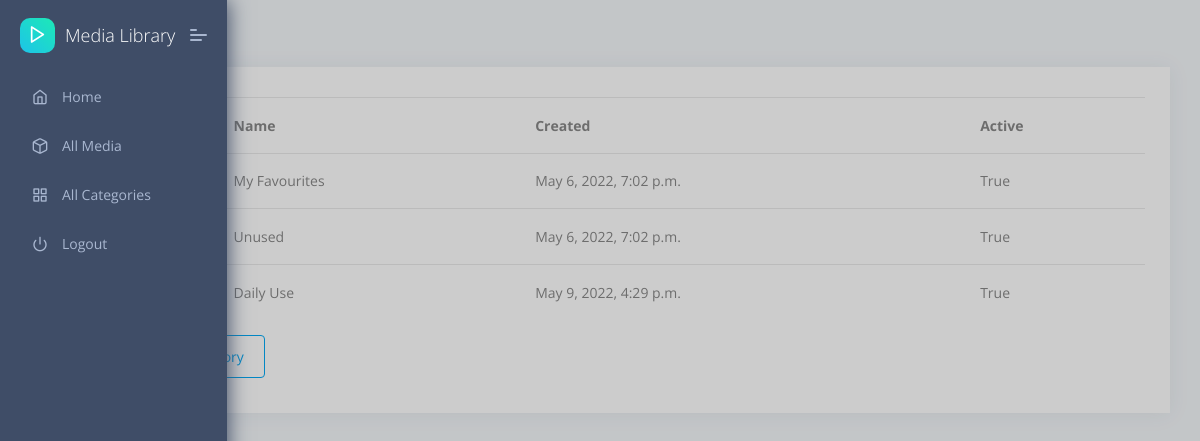
The page /categories on the database its author committed.
### media/models.py (models this page shows, shortened)
class MediaCategory(models.Model):
    class Meta:
        verbose_name = "Media Category"
        verbose_name_plural = "Media Categories"
        db_table = 'Media_Category'
    name = models.CharField(max_length=100)
    created = models.DateTimeField('Created On', default=datetime.now)
    updated = models.DateTimeField('Updated On', default=datetime.now)
    is_active = models.BooleanField(default=true)

### media/views.py (the view)
# urls.py: path('categories', views.categories, name='category_list'),
def categories(request):
    all_categories = get_data_from_db('all_category')
    pprint(list(all_categories))
    return render(request, "categories/index.html", {'all_categories': all_categories})

### media/sql_wrapper.py (called while the page is built)
def get_data_from_db(name, params=None):
    query = None
    if name == 'all_media':
        query = all_media_query
        if params and 'id' in params:
            query += ' where mi.id={id}'.format(id=params['id'])
    elif name == 'all_category':
        query = all_category_query
    with connection.cursor() as cursor:
        cursor.execute(query)
        records = __recordToJson(cursor)
    return records

def __recordToJson(cursor):
    colnames = [x[0] for x in cursor.description]
    tmprec = cursor.fetchall()
    records = []
    for rec in tmprec:
        records.append(dict(zip(colnames, rec)))
    return records

### templates/categories/index.html (shortened to what this page needs)
{% extends "layouts/base.html" %}
{% block content %}
<div class="pcoded-content">
    <div class="pcoded-inner-content">
        <div class="page-header">
            <div class="page-block">
                <div class="row align-items-center">
                    <div class="col-md-12">
                        <ul class="breadcrumb">
                            <li class="breadcrumb-item"><a href="{% url 'index' %}"></a></li>
                            <li class="breadcrumb-item"><a href="javascript:">Home</a></li>
                        </ul>
                    </div>
                </div>
            </div>
        </div>
        <div class="main-body">
            <div class="page-wrapper">
                <div class="row">
                    <div class="col-xl-12">
                        <div class="card">
                            <div class="card-block table-border-style">
                                <div class="table-responsive">
                                    <table class="table table-hover">
                                        <thead>
                                            <tr>
                                                <th>#</th>
                                                <th>Name</th>
                                                <th>Created</th>
                                                <th>Active</th>
                                            </tr>
                                        </thead>
                                        <tbody>
                                            {% for category in all_categories %}
                                            <tr>
                                                <th scope="row">{{category.id}}</th>
                                                <td>{{category.name}}</td>
                                                <td>{{category.created}}</td>
                                                <td>{{category.is_active}}</td>
                                            </tr>
                                            {% endfor %}
                                        </tbody>
                                    </table>
                                </div>
                                <a href="{% url 'add_category' %}">
                                    <button type="button" class="btn btn-outline-primary" title="" data-toggle="tooltip" data-original-title="Add your own media file">Add Category</button>
                                </a>
                            </div>
                        </div>
                    </div>
                </div>
            </div>
        </div>
    </div>
</div>
{% endblock content %}

### rows shown on the page
MediaCategory: name "My Favourites", created "May 6, 2022, 7:02 p.m.", is_active "True"
MediaCategory: name "Unused", created "May 6, 2022, 7:02 p.m.", is_active "True"
MediaCategory: name "Daily Use", created "May 9, 2022, 4:29 p.m.", is_active "True"
